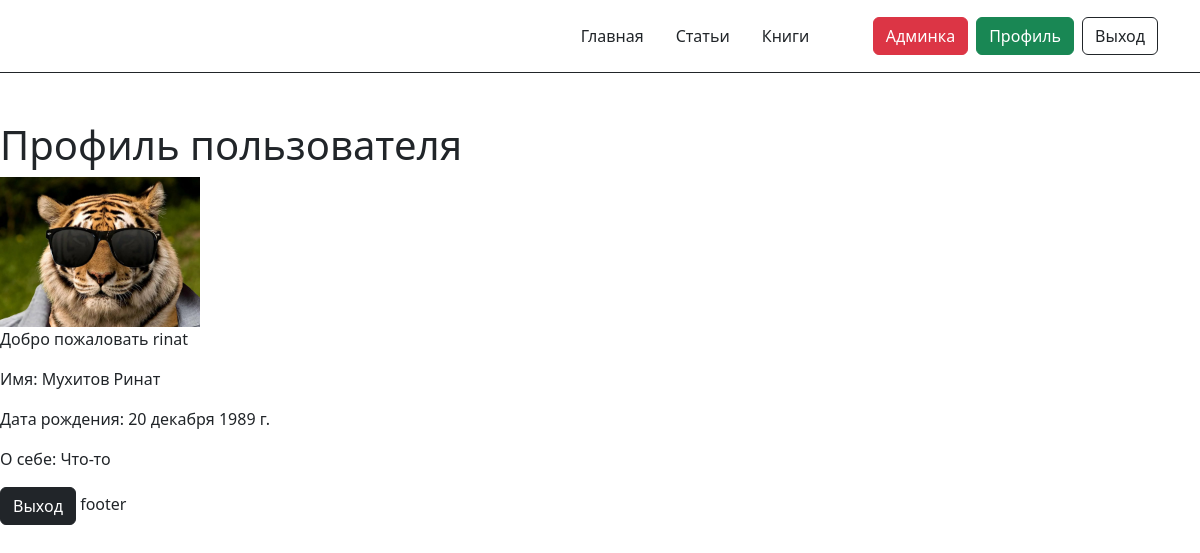
Screenshot of /accounts/profile/ (signed in) with the database file from the repository.
### classviewshome/models.py (models this page shows)
class CustomUser(AbstractUser):
    full_name = models.CharField(max_length=250, verbose_name="ФИО", blank=True, null=True)
    birth_date = models.DateField(verbose_name="Дата рождения", blank=True, null=True)
    image_profile = models.ImageField(upload_to='image/', verbose_name='Фото профиля')
    about_me = models.TextField(verbose_name='О себе', blank=True)

### classviewshome/views.py (the view)
# urls.py: path('accounts/profile/', ProfileView.as_view(), name='profile'),
class ProfileView(LoginRequiredMixin, TemplateView):
    template_name = 'classviewshome/profile.html'
    def get_context_data(self, **kwargs):
        context = super().get_context_data(**kwargs)
        context['user'] = self.request.user
        return context

### classviewshome/templates/classviewshome/profile.html
{% extends 'base.html' %}
{% block content %}
    <h1>Профиль пользователя</h1>
    <img alt="" class="image" src="{{ user.image_profile.url }}" width="200" height="150">
    <p>Добро пожаловать {{ user.username }}</p>
    <p>Имя: {{ user.full_name }}</p>
    <p>Дата рождения: {{ user.birth_date }}</p>
    <p>О себе: {{ user.about_me }}</p>
    <a type="button" class="btn btn-dark" href="{% url 'logout' %}">Выход</a>
{% endblock content %}

### rows the page displays
CustomUser: image_profile (picture), username "rinat", full_name "Мухитов Ринат", birth_date "20 декабря 1989 г.", about_me "Что-то"
